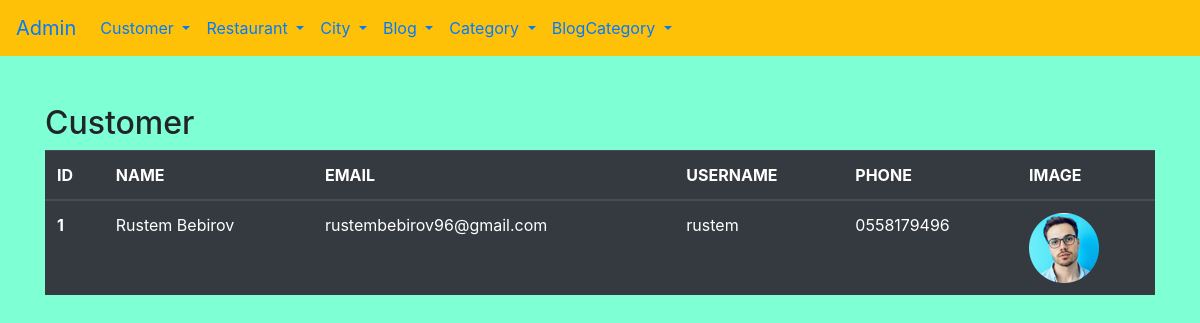
Before: /admin/customerlist with the older database file.
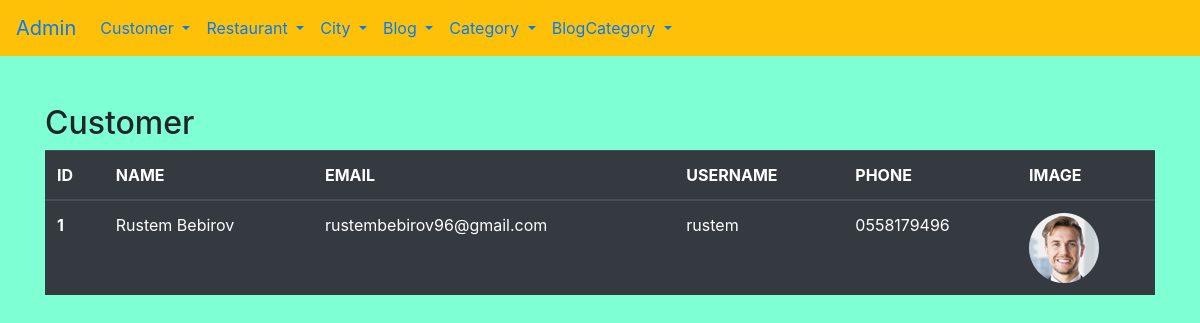
After: the same page with the newer database file.
### gricklo/models.py (models this page shows, shortened)
class User(db.Model, UserMixin):
    __tablename__ = "user"
    id = db.Column(db.Integer, primary_key=True)
    name = db.Column(db.String(20),nullable=False)
    username = db.Column(db.String(25), unique=True, nullable=False)
    email = db.Column(db.String(25), unique=True, nullable=False)
    password = db.Column(db.String(25), unique=True, nullable=False)
    phone = db.Column(db.String(25), unique=True, nullable=False)
    image = db.Column(db.String(20),default='image.png')
    orders = db.relationship('Order',backref='owners',lazy=True, cascade="all,delete")
    comments =db.relationship('Comment',backref='comments',lazy=True, cascade="all,delete")
    blogs = db.relationship('Blog',backref='blogs',lazy=True, cascade="all,delete")
    user_post = db.relationship('UserPost',backref='users',lazy=True, cascade="all,delete")

### gricklo/controlers.py (the view)
@app.route('/admin/customerlist')
def customerlist():
    users = User.query.all()
    return render_template('admin/customerlist.html', users=users)

### gricklo/templates/admin/customerlist.html
{% extends "admin/base.html"%}
{% block content%}
<h2>Customer</h2>
  <table class="table table-dark">
    <thead>
      <tr>
        <th scope="col">ID</th>
        <th scope="col">NAME</th>
        <th scope="col">EMAIL</th>
        <th scope="col">USERNAME</th>
        <th scope="col">PHONE</th>
        <th scope="col">IMAGE</th>
      </tr>
    </thead>
    <tbody>
        {% for user in users %}
        <tr>
            <th scope="row">{{user.id}}</th>
            <td>{{user.name}}</td>
            <td>{{user.email}}</td>
            <td>{{user.username}}</td>
            <td>{{user.phone}}</td>
            <td><img src="/static/uploads/{{user.image}}" alt=""></td>
          </tr>
        {% endfor %}
    </tbody>
  </table>
{% endblock %}

Changed rows visible on the page:
changed User "Rustem Bebirov": image: a different picture
